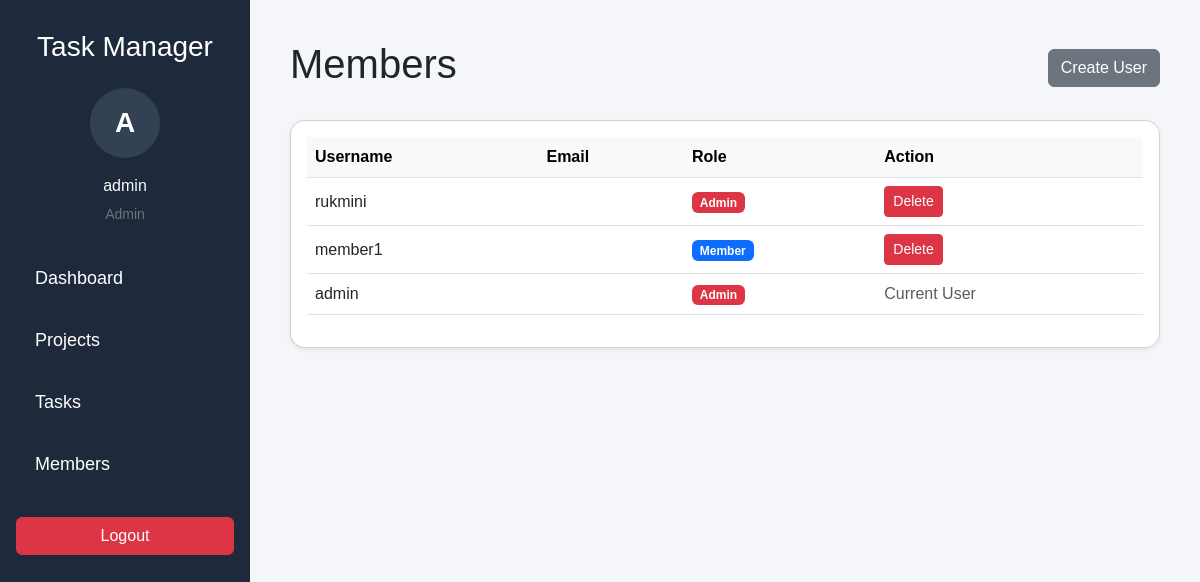
/members/ (signed in), run on the app's committed database.
### users/models.py (models this page shows)
class User(AbstractUser):
    ROLE_CHOICES = (
        ('admin', 'Admin'),
        ('member', 'Member'),
    )
    role = models.CharField(max_length=10, choices=ROLE_CHOICES)

### tasks/views.py (the view)
# urls.py: path('members/', members_page),
@login_required
def members_page(request):
    users = User.objects.all()
    return render(
        request,
        'members/members.html',
        {'users': users}
    )

### templates/members/members.html (shortened to what this page needs)
{% extends 'base.html' %}
{% block content %}
<div class="d-flex justify-content-between align-items-center mb-4">
    <h1>
        Members
    </h1>
    {% if request.user.role == 'admin' %}
    <a
        href="/create-user/"
        class="btn btn-secondary"
    >
        Create User
    </a>
    {% endif %}
</div>
<div class="card shadow-sm p-3">
    <table class="table table-hover bg-white align-middle">
        <thead class="table-light">
            <tr>
                <th>
                    Username
                </th>
                <th>
                    Email
                </th>
                <th>
                    Role
                </th>
                {% if request.user.role == 'admin' %}
                <th>
                    Action
                </th>
                {% endif %}
            </tr>
        </thead>
        <tbody>
            {% for user in users %}
            <tr>
                <td>
                    {{ user.username }}
                </td>
                <td>
                </td>
                <td>
                    {% if user.role == 'admin' %}
                    <span class="badge bg-danger">
                        Admin
                    </span>
                    {% else %}
                    <span class="badge bg-primary">
                        Member
                    </span>
                    {% endif %}
                </td>
                {% if request.user.role == 'admin' %}
                <td>
                    {% if request.user.id != user.id %}
                    <a
                        href="/delete-user/{{ user.id }}/"
                        class="btn btn-sm btn-danger"
                    >
                        Delete
                    </a>
                    {% else %}
                    <span class="text-muted">
                        Current User
                    </span>
                    {% endif %}
                </td>
                {% endif %}
            </tr>
            {% empty %}
            <tr>
                <td colspan="4" class="text-center py-4">
                    No members available
                </td>
            </tr>
            {% endfor %}
        </tbody>
    </table>
</div>
{% endblock %}

### templates/base.html (shortened to what this page needs)
<!DOCTYPE html>
<html>
<head>
    <link
    href="https://cdn.jsdelivr.net/npm/bootstrap@5.3.0/dist/css/bootstrap.min.css"
    rel="stylesheet">
</head>
<body>
<div class="sidebar">
    <h3 class="text-white text-center mb-4">
        Task Manager
    </h3>
    {% if request.user.is_authenticated %}
    <div class="text-center mb-4">
        <div class="profile-circle">
            {{ request.user.username|first|upper }}
        </div>
        <p class="text-light mt-3 mb-1">
            {{ request.user.username }}
        </p>
        <small class="text-secondary">
            {{ request.user.role|title }}
        </small>
    </div>
    <a href="/">
        Dashboard
    </a>
    <a href="/projects/">
        Projects
    </a>
    <a href="/tasks-page/">
        Tasks
    </a>
    <a href="/members/">
        Members
    </a>
    <form
        action="/logout/"
        method="POST"
        class="px-3 mt-4"
    >
        <button class="btn btn-danger w-100">
            Logout
        </button>
    </form>
    {% endif %}
</div>
<div class="content">
    {% block content %}
    {% endblock %}
</div>
</body>
</html>

### templates/base.html (style rules this page uses)
body { margin:0; background:#f4f6f9; font-family:Arial; }
.sidebar { width:250px; height:100vh; background:#1e293b; position:fixed; padding-top:30px; }
.sidebar a { display:block; color:white; text-decoration:none; padding:15px 25px; font-size:18px; border-radius:10px; margin:5px 10px; transition:0.3s; }
.content { margin-left:250px; padding:40px; overflow-x:auto; }
.card { border-radius:15px; transition:0.3s; }
.profile-circle { width:70px; height:70px; border-radius:50%; background:#334155; margin:auto; display:flex; align-items:center; justify-content:center; font-size:28px; color:white; font-weight:bold; }

### data on the page
User: user.username|first "A", user.username "admin", user.role "Admin", username "admin", shows "Current User"
User: username "rukmini", role "Admin"
User: username "member1", role "Member"
